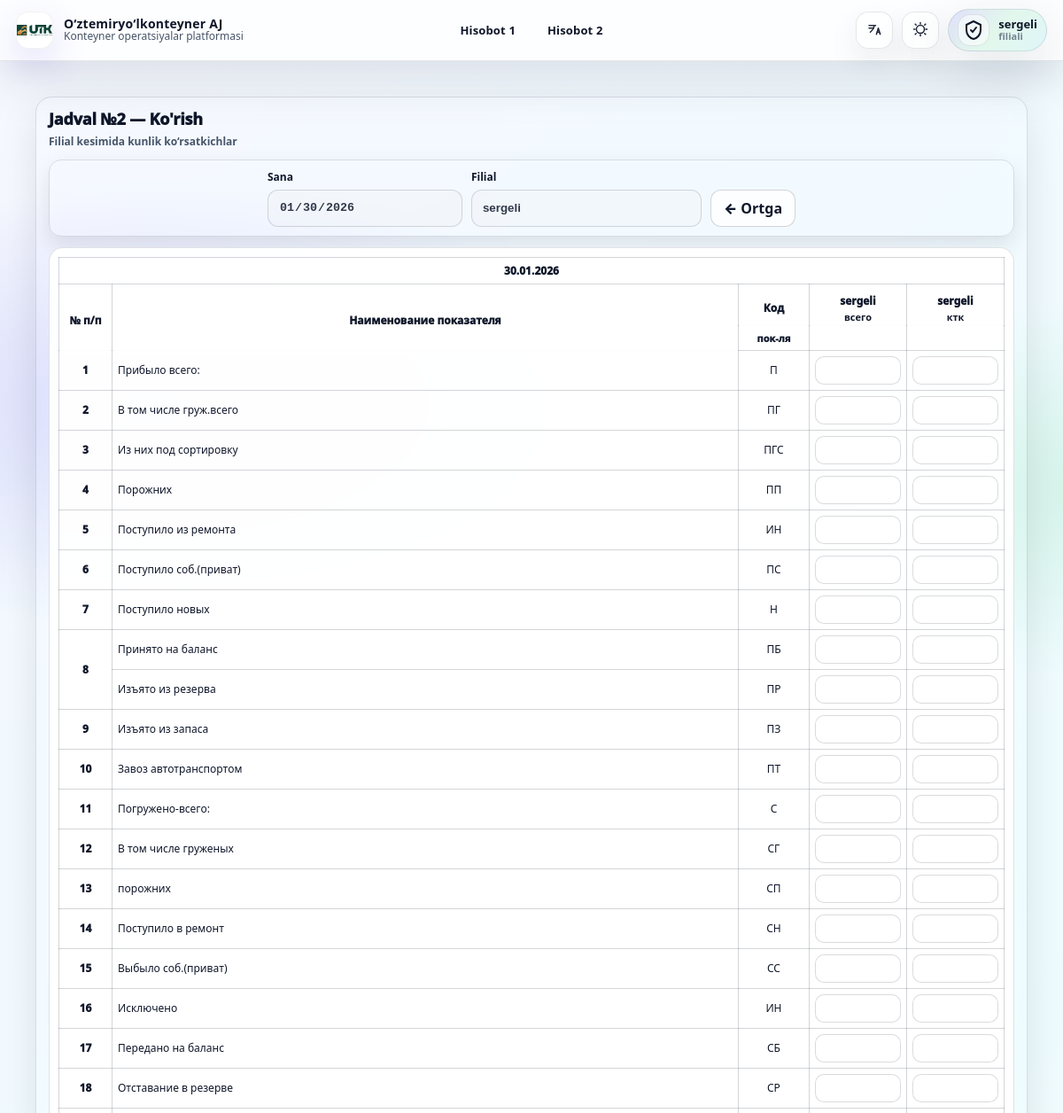
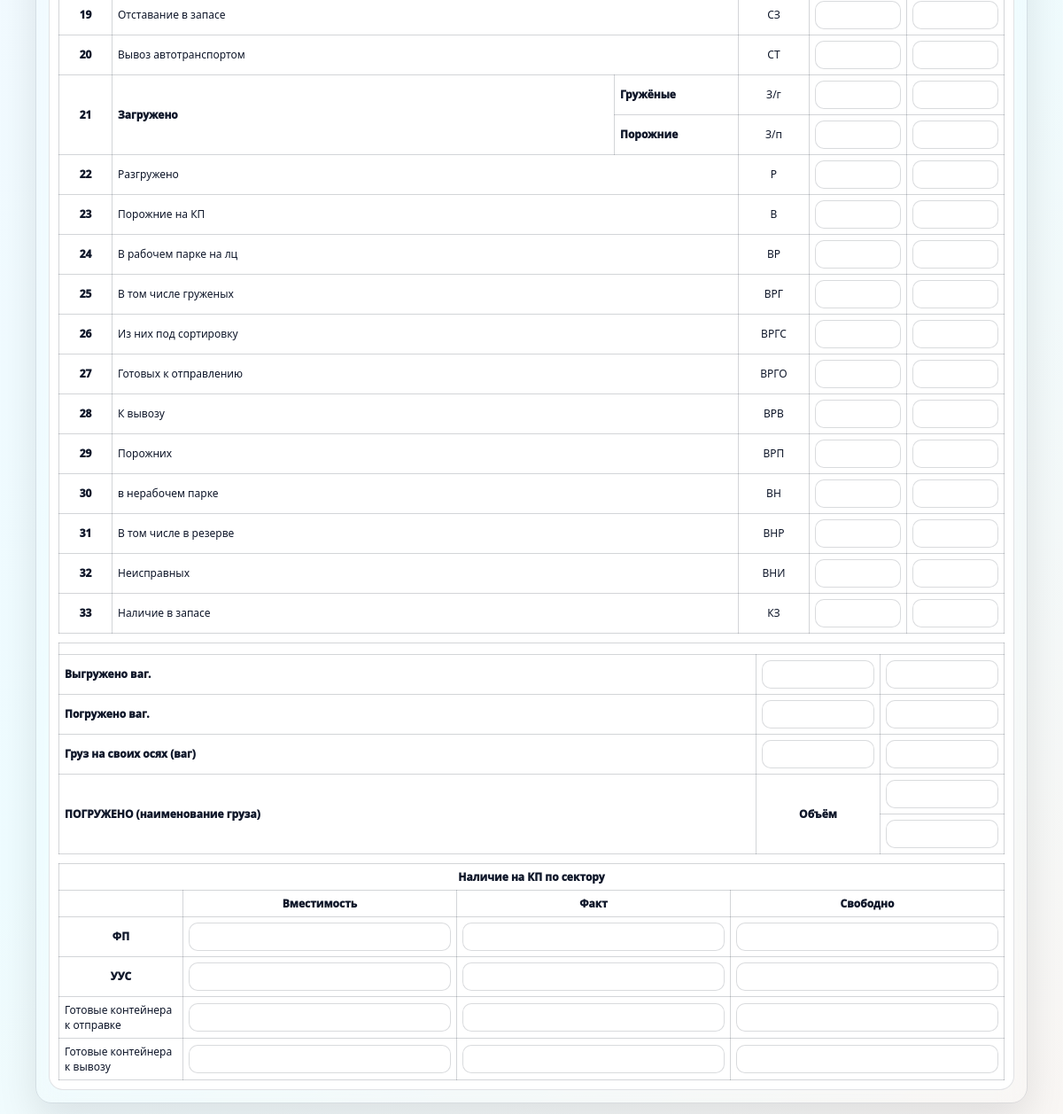
Page /station/table-2/view/2026-01-30/ (signed in) on the earlier database version (2 pictures, top to bottom).
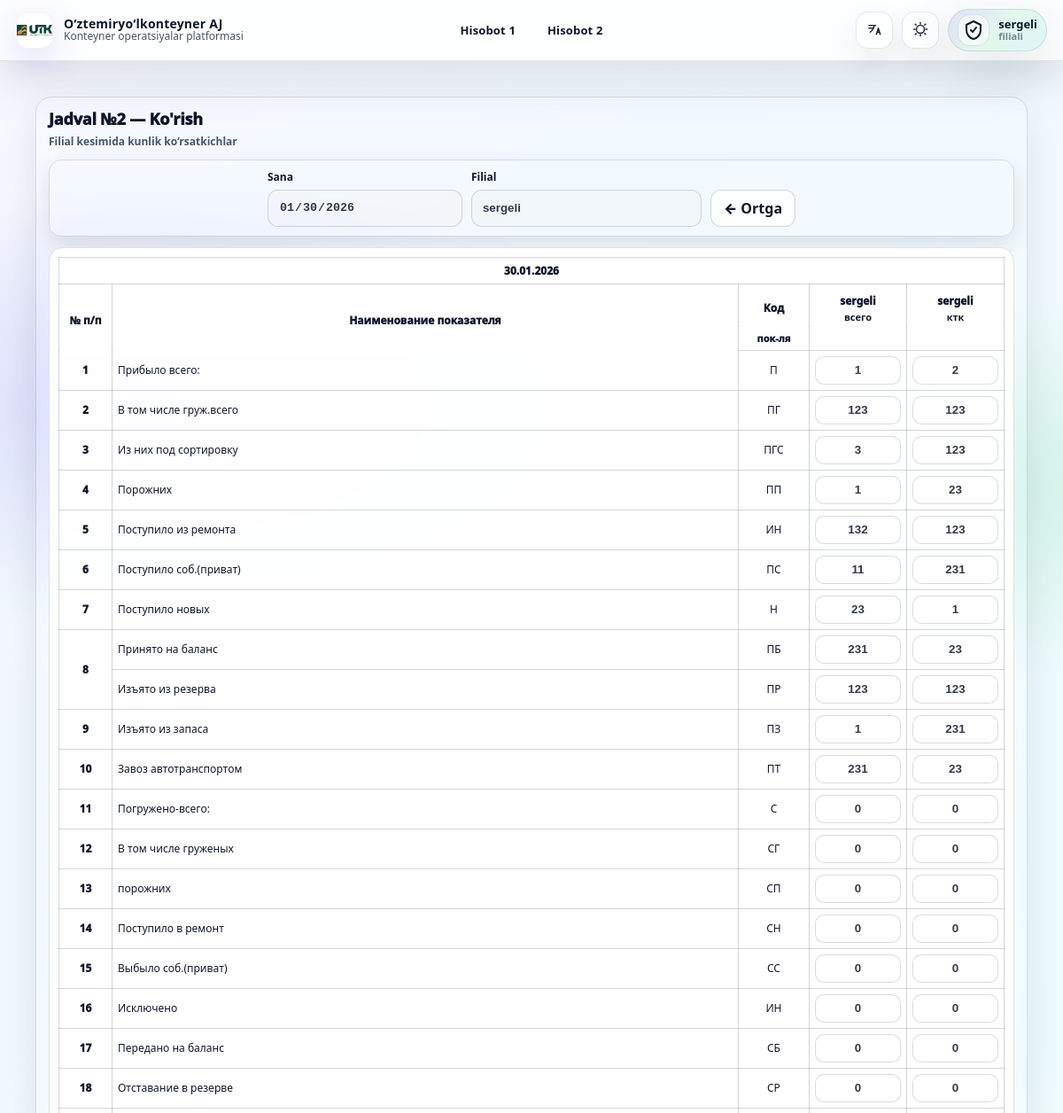
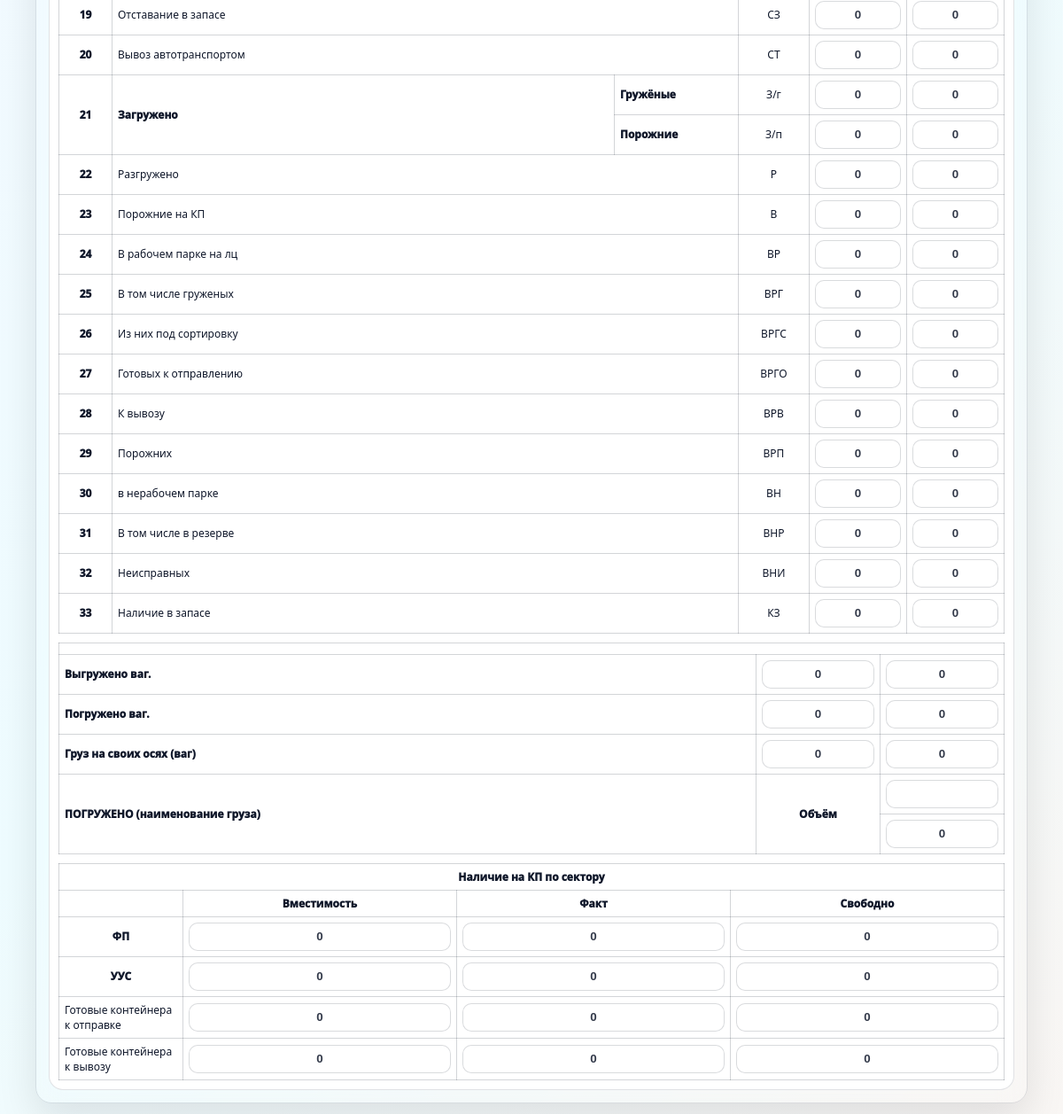
Same page on the later database version (2 pictures, top to bottom).
### reports/models.py (models this page shows, shortened)
class StationDailyTable2(models.Model):
    station_user = models.ForeignKey(
        User,
        on_delete=models.CASCADE,
        related_name='station_table2_reports'
    )
    date = models.DateField(null=True,blank=True)
    data = models.JSONField(default=dict, blank=True)
    submitted_at = models.DateTimeField(null=True, blank=True, auto_now_add=True)
    class Meta:
        unique_together = ('station_user', 'date')
        ordering = ['-date']

### reports/views.py (the view)
# urls.py: path('station/table-2/view/<str:date_str>/', station_table_2_view, name='station_table_2_view'),
@login_required
def station_table_2_view(request, date_str):
    if request.user.is_staff or request.user.is_superuser:
        return redirect("admin_table2_reports")
    d = _parse_date(date_str)
    obj = StationDailyTable2.objects.filter(station_user=request.user, date=d).first()
    return render(request, "station_table_2_create.html", {
        "date": d,
        "obj": obj,
        "station_name": request.user.username,
        "rows_def": TABLE2_ROWS,
        "mode": "view",
        "bottom": TABLE2_BOTTOM_FIELDS,
        "r22_keys": {
            "g_total": R22_G_TOTAL, "g_ktk": R22_G_KTK,
            "p_total": R22_P_TOTAL, "p_ktk": R22_P_KTK,
        }
    })

### templates/station_table_2_create.html (shortened to what this page needs)
{% extends "base.html" %}
{% load report_extras %}
{% block content %}
<div class="t2-page">
  <div class="t2-shell">
    <div class="t2-card">
      <div class="t2-head">
        <div>
          <h2 class="t2-title">
            Jadval №2 — {% if mode == 'view' %}Ko'rish{% else %}Yaratish/Tahrirlash{% endif %}
          </h2>
          <div class="t2-sub">Filial kesimida kunlik ko‘rsatkichlar</div>
        </div>
      </div>
      <form id="t2form" method="post">
        <div class="t2-controls">
          <div class="t2-field">
            <label>Sana</label>
            <input class="t2-input" type="date" name="date" value="{{ date|date:'Y-m-d' }}" {% if mode == 'view' %}disabled{% endif %}>
          </div>
          <div class="t2-field" style="min-width:260px;">
            <label>Filial</label>
            <input class="t2-input" value="{{ station_name }}" disabled>
          </div>
          <div class="t2-actions">
            <a href="{% url 'station_table_2_list' %}" class="t2-btn">← Ortga</a>
          </div>
        </div>
        <div class="t2-wrap">
          <table class="t2-table">
            <colgroup>
              <col style="width:60px;">
              <col>
              <col style="width:140px;">
              <col style="width:80px;">
              <col style="width:110px;">
              <col style="width:110px;">
            </colgroup>
            <thead>
              <tr><th colspan="6" class="t2-headDate">{{ date|date:"d.m.Y" }}</th></tr>
              <tr>
                <th class="t2-center t2-bold" rowspan="2">№ п/п</th>
                <th class="t2-center t2-bold" colspan="2" rowspan="2">Наименование показателя</th>
                <th class="t2-center t2-bold">Код</th>
                <th class="t2-center t2-bold">{{ station_name }}<div style="font-size:11px;font-weight:900;margin-top:2px;">всего</div></th>
                <th class="t2-center t2-bold">{{ station_name }}<div style="font-size:11px;font-weight:900;margin-top:2px;">ктк</div></th>
              </tr>
              <tr>
                <th class="t2-center t2-bold" style="font-size:11px;">пок-ля</th>
                <th class="t2-center t2-bold" style="font-size:11px;"></th>
                <th class="t2-center t2-bold" style="font-size:11px;"></th>
              </tr>
            </thead>
            <tbody>
              {% for n,label,code,k_total,k_ktk in rows_def %}
                {% if n == 8 %}
                  <tr>
                    <td class="t2-center t2-bold" rowspan="2">8</td>
                    <td colspan="2">{{ label }}</td>
                    <td class="t2-center">{{ code }}</td>
                    <td class="t2-center"><input class="t2-cell-input" name="{{ k_total }}" value="{{ obj|data_val:k_total }}" {% if mode == 'view' %}disabled{% endif %}></td>
                    <td class="t2-center"><input class="t2-cell-input" name="{{ k_ktk }}" value="{{ obj|data_val:k_ktk }}" {% if mode == 'view' %}disabled{% endif %}></td>
                  </tr>
                  {% for n2,label2,code2,k_total2,k_ktk2 in rows_def %}
                    {% if n2 == 9 %}
                      <tr>
                        <td colspan="2">{{ label2 }}</td>
                        <td class="t2-center">{{ code2 }}</td>
                        <td class="t2-center"><input class="t2-cell-input" name="{{ k_total2 }}" value="{{ obj|data_val:k_total2 }}" {% if mode == 'view' %}disabled{% endif %}></td>
                        <td class="t2-center"><input class="t2-cell-input" name="{{ k_ktk2 }}" value="{{ obj|data_val:k_ktk2 }}" {% if mode == 'view' %}disabled{% endif %}></td>
                      </tr>
                    {% endif %}
                  {% endfor %}
                {% elif n == 9 %}
                {% elif n == 22 %}
                  <tr>
                    <td class="t2-center t2-bold" rowspan="2">21</td>
                    <td class="t2-bold" rowspan="2">Загружено</td>
                    <td class="t2-bold">Гружёные</td>
                    <td class="t2-center">З/г</td>
                    <td class="t2-center"><input class="t2-cell-input" name="{{ k_total }}" value="{{ obj|data_val:k_total }}" {% if mode == 'view' %}disabled{% endif %}></td>
                    <td class="t2-center"><input class="t2-cell-input" name="{{ k_ktk }}" value="{{ obj|data_val:k_ktk }}" {% if mode == 'view' %}disabled{% endif %}></td>
                  </tr>
                  <tr>
                    <td class="t2-bold">Порожние</td>
                    <td class="t2-center">З/п</td>
                    <td class="t2-center"><input class="t2-cell-input" name="r22p_total" value="{{ obj|data_val:'r22p_total' }}" {% if mode == 'view' %}disabled{% endif %}></td>
                    <td class="t2-center"><input class="t2-cell-input" name="r22p_ktk" value="{{ obj|data_val:'r22p_ktk' }}" {% if mode == 'view' %}disabled{% endif %}></td>
                  </tr>
                {% else %}
                  <tr>
                    <td class="t2-center t2-bold">{% if n >= 10 %}{{ n|add:"-1" }}{% else %}{{ n }}{% endif %}</td>
                    <td colspan="2">{{ label }}</td>
                    <td class="t2-center">{{ code }}</td>
                    <td class="t2-center"><input class="t2-cell-input" name="{{ k_total }}" value="{{ obj|data_val:k_total }}" {% if mode == 'view' %}disabled{% endif %}></td>
                    <td class="t2-center"><input class="t2-cell-input" name="{{ k_ktk }}" value="{{ obj|data_val:k_ktk }}" {% if mode == 'view' %}disabled{% endif %}></td>
                  </tr>
                {% endif %}
              {% endfor %}
            </tbody>
          </table>
          <table class="t2-table" style="margin-top:10px; min-width: 740px;">
            <colgroup><col><col style="width:140px;"><col style="width:140px;"></colgroup>
            <thead><tr><th colspan="3" class="t2-secTitle"></th></tr></thead>
            <tbody>
              <tr>
                <td class="t2-bold">Выгружено ваг.</td>
                <td class="t2-center"><input class="t2-cell-input" name="{{ bottom.vygr_wag_ktk }}" value="{{ obj|data_val:bottom.vygr_wag_ktk }}" {% if mode == 'view' %}disabled{% endif %}></td>
                <td class="t2-center"><input class="t2-cell-input" name="{{ bottom.vygr_tonn }}" value="{{ obj|data_val:bottom.vygr_tonn }}" {% if mode == 'view' %}disabled{% endif %}></td>
              </tr>
              <tr>
                <td class="t2-bold">Погружено ваг.</td>
                <td class="t2-center"><input class="t2-cell-input" name="{{ bottom.pogr_wag_ktk }}" value="{{ obj|data_val:bottom.pogr_wag_ktk }}" {% if mode == 'view' %}disabled{% endif %}></td>
                <td class="t2-center"><input class="t2-cell-input" name="{{ bottom.pogr_tonn }}" value="{{ obj|data_val:bottom.pogr_tonn }}" {% if mode == 'view' %}disabled{% endif %}></td>
              </tr>
              <tr>
                <td class="t2-danger">Груз на своих осях (ваг)</td>
                <td class="t2-center"><input class="t2-cell-input" name="{{ bottom.os_wag_ktk }}" value="{{ obj|data_val:bottom.os_wag_ktk }}" {% if mode == 'view' %}disabled{% endif %}></td>
                <td class="t2-center"><input class="t2-cell-input" name="{{ bottom.os_tonn }}" value="{{ obj|data_val:bottom.os_tonn }}" {% if mode == 'view' %}disabled{% endif %}></td>
              </tr>
              <tr>
                <td rowspan="2" class="t2-bold">ПОГРУЖЕНО (наименование груза)</td>
                <td rowspan="2" class="t2-center t2-bold">Объём</td>
                <td class="t2-center"><input class="t2-cell-input" name="{{ bottom.cargo_name }}" value="{{ obj|data_val:bottom.cargo_name }}" {% if mode == 'view' %}disabled{% endif %}></td>
              </tr>
              <tr>
                <td class="t2-center"><input class="t2-cell-input" name="{{ bottom.cargo_volume }}" value="{{ obj|data_val:bottom.cargo_volume }}" {% if mode == 'view' %}disabled{% endif %}></td>
              </tr>
            </tbody>
          </table>
          <table class="t2-table" style="margin-top:10px; min-width: 760px;">
            <colgroup><col style="width:140px;"><col><col><col></colgroup>
            <thead>
              <tr><th colspan="4" class="t2-secTitle">Наличие на КП по сектору</th></tr>
              <tr>
                <th></th>
                <th class="t2-center t2-bold">Вместимость</th>
                <th class="t2-center t2-bold">Факт</th>
                <th class="t2-center t2-bold">Свободно</th>
              </tr>
            </thead>
            <tbody>
              <tr>
                <td class="t2-center t2-bold">ФП</td>
                <td class="t2-center"><input class="t2-cell-input" name="{{ bottom.kp_fp_capacity }}" value="{{ obj|data_val:bottom.kp_fp_capacity }}" {% if mode == 'view' %}disabled{% endif %}></td>
                <td class="t2-center"><input class="t2-cell-input" name="{{ bottom.kp_fp_fact }}" value="{{ obj|data_val:bottom.kp_fp_fact }}" {% if mode == 'view' %}disabled{% endif %}></td>
                <td class="t2-center"><input class="t2-cell-input" name="{{ bottom.kp_fp_free }}" value="{{ obj|data_val:bottom.kp_fp_free }}" {% if mode == 'view' %}disabled{% endif %}></td>
              </tr>
              <tr>
                <td class="t2-center t2-bold">УУС</td>
                <td class="t2-center"><input class="t2-cell-input" name="{{ bottom.kp_uus_capacity }}" value="{{ obj|data_val:bottom.kp_uus_capacity }}" {% if mode == 'view' %}disabled{% endif %}></td>
                <td class="t2-center"><input class="t2-cell-input" name="{{ bottom.kp_uus_fact }}" value="{{ obj|data_val:bottom.kp_uus_fact }}" {% if mode == 'view' %}disabled{% endif %}></td>
                <td class="t2-center"><input class="t2-cell-input" name="{{ bottom.kp_uus_free }}" value="{{ obj|data_val:bottom.kp_uus_free }}" {% if mode == 'view' %}disabled{% endif %}></td>
              </tr>
              <tr>
                <td>Готовые контейнера к отправке</td>
                <td class="t2-center"><input class="t2-cell-input" name="{{ bottom.kp_ready_send_capacity }}" value="{{ obj|data_val:bottom.kp_ready_send_capacity }}" {% if mode == 'view' %}disabled{% endif %}></td>
                <td class="t2-center"><input class="t2-cell-input" name="{{ bottom.kp_ready_send_fact }}" value="{{ obj|data_val:bottom.kp_ready_send_fact }}" {% if mode == 'view' %}disabled{% endif %}></td>
                <td class="t2-center"><input class="t2-cell-input" name="{{ bottom.kp_ready_send_free }}" value="{{ obj|data_val:bottom.kp_ready_send_free }}" {% if mode == 'view' %}disabled{% endif %}></td>
              </tr>
              <tr>
                <td>Готовые контейнера к вывозу</td>
                <td class="t2-center"><input class="t2-cell-input" name="{{ bottom.kp_ready_autocar_capacity }}" value="{{ obj|data_val:bottom.kp_ready_autocar_capacity }}" {% if mode == 'view' %}disabled{% endif %}></td>
                <td class="t2-center"><input class="t2-cell-input" name="{{ bottom.kp_ready_autocar_fact }}" value="{{ obj|data_val:bottom.kp_ready_autocar_fact }}" {% if mode == 'view' %}disabled{% endif %}></td>
                <td class="t2-center"><input class="t2-cell-input" name="{{ bottom.kp_ready_autocar_free }}" value="{{ obj|data_val:bottom.kp_ready_autocar_free }}" {% if mode == 'view' %}disabled{% endif %}></td>
              </tr>
            </tbody>
          </table>
        </div>
      </form>
    </div>
  </div>
</div>
{% endblock %}

### templates/base.html (shortened to what this page needs)
{% load static %}
<!doctype html>
<html lang="uz" data-theme="light" data-lang="uz">
<head>
  <link rel="stylesheet" href="https://cdnjs.cloudflare.com/ajax/libs/font-awesome/6.5.0/css/all.min.css">
  <link rel="stylesheet" href="{% static 'css/base.css' %}">
</head>
<body>
  <header class="topbar">
    <div class="wrap topbar-inner">
      {% if user.is_authenticated %}
      <div class="brand">
        <img class="brand-logo" src="{% static 'images/UTKlogo.png' %}" alt="Logo">
        <div class="brand-name">
          <b data-i18n="brand">O‘ztemiryo‘lkonteyner AJ</b>
          <span data-i18n="subtitle">Konteyner operatsiyalar platformasi</span>
        </div>
      </div>
      <div class="nav-wrap" id="navWrap">
        <nav class="center-nav" id="centerNav" aria-label="Main navigation">
          {% if user.is_staff or user.is_superuser %}
            <a class="nav-link" href="/admin-panel/settings/" data-i18n="dash" style="color: rgb(154, 181, 206);">Dashboard</a>
            <a class="nav-link" href="/admin-panel/table-1/" data-i18n="r1">Hisobot 1</a>
            <a class="nav-link" href="{% url 'admin_table2_reports' %}" data-i18n="r2">Hisobot 2</a>
            <a class="nav-link" href="#" data-i18n="q" style="color: rgb(154, 181, 206);">Kvartalniy</a>
            <a class="nav-link" href="/admin-panel/stations/" data-i18n="branches">Filiallar</a>
          {% else %}
            <a class="nav-link" href="/station/table-1/" data-i18n="r1">Hisobot 1</a>
            <a class="nav-link" href="/station/table-2/" data-i18n="r2">Hisobot 2</a>
          {% endif %}
        </nav>
      </div>
      <div class="right-tools">
        <button class="icon-btn" id="langBtn" type="button" title="Til / Язык">
        </button>
        <button class="icon-btn" id="themeBtn" type="button" title="Tungi / Kunduzgi">
          <span id="themeIconHolder"></span>
        </button>
        <div class="admin-wrap">
          <div class="admin-pill" id="adminToggle" role="button" tabindex="0">
            <div class="admin-badge" aria-hidden="true">
              <svg viewBox="0 0 24 24" fill="none">
                <path d="M12 2l8 4v6c0 5-3.5 9-8 10-4.5-1-8-5-8-10V6l8-4Z"
                      stroke="currentColor" stroke-width="2" stroke-linejoin="round"/>
                <path d="M9 12l2 2 4-5"
                      stroke="currentColor" stroke-width="2" stroke-linecap="round"/>
              </svg>
            </div>
            {% if user.is_staff or user.is_superuser %}
              <div class="admin-text">
                <b data-i18n="admin">ADMIN</b>
                <span data-i18n="account">Hisob</span>
              </div>
            {% else %}
              <div class="admin-text">
                <b class="station-name">{{ user.username }}</b>
                <span class="station-sub" data-i18n="user">Filial</span>
              </div>
            {% endif %}
          </div>
        </div>
      </div>
      {% endif %}
    </div>
  </header>
  <main class="page">
    {% block content %}{% endblock %}
  </main>
</body>
</html>

Differences in the rows shown:
added StationDailyTable2: rows_def "1" "123" "3" "1" "132" "11" "23" "1" "231" "0" "0" "0" "0" "0" "0" "0" "0" "0" "0" "0" "0" "0" "0" "0" "0" "0" "0" "0" "0" "0" "0", rows_def "2" "123" "123" "23" "123" "231" "1" "231" "23" "0" "0" "0" "0" "0" "0" "0" "0" "0" "0" "0" "0" "0" "0" "0" "0" "0" "0" "0" "0" "0" "0", rows_def "231", rows_def "23", rows_def "123", rows_def "123", rows_def "0", rows_def "0", rows_def "0", rows_def "0", vygr_wag_ktk "0", vygr_tonn "0", pogr_wag_ktk "0", pogr_tonn "0", os_wag_ktk "0", os_tonn "0", cargo_volume "0", kp_fp_capacity "0", kp_fp_fact "0", kp_fp_free "0", kp_uus_capacity "0", kp_uus_fact "0", kp_uus_free "0", kp_ready_send_capacity "0", kp_ready_send_fact "0", kp_ready_send_free "0", kp_ready_autocar_capacity "0", kp_ready_autocar_fact "0", kp_ready_autocar_free "0"
